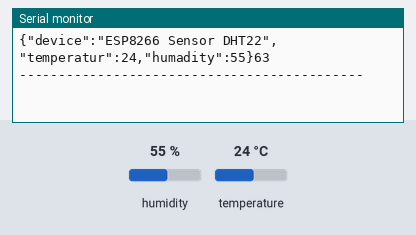
Bench run of a sketch on a simulated ESP8266 (NodeMCU). Parts: the last lines printed to the serial monitor. Inputs (shaded band) come from the test bench; at power-on: humidity 55 %, temperature 24 °C. WiFi joins after 1.5 s; servers stay silent unless stated; no MQTT or app messages arrive unless stated.

Above: at 18.0 s.
18.1 s: humidity set to 22 %
At 21.3 s:
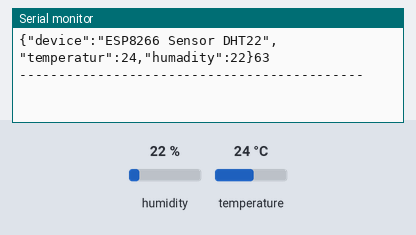
33.1 s: temperature set to 12 °C
At 41.3 s:
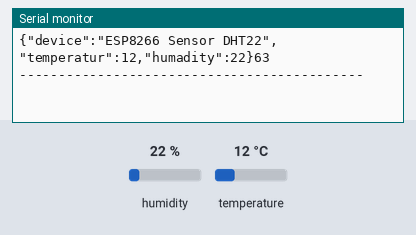
48.1 s: humidity set to 40 %
At 51.3 s:
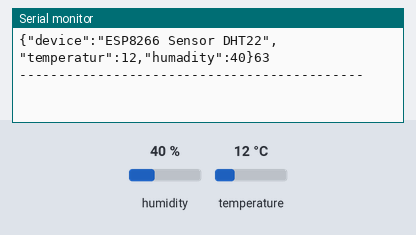
Timing chart, 0 to 52.8 s (numbered marks = the images above; inputs shaded):
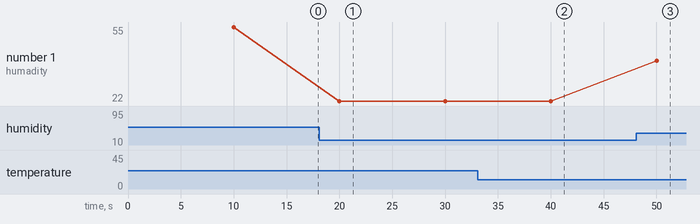

Measured:
- after the input at 18.1 s, the serial monitor: prints a new line after 1.9 s (image 1)
- after the input at 33.1 s, the serial monitor: prints a new line after 6.9 s (image 2)
- after the input at 48.1 s, the serial monitor: prints a new line after 1.9 s (image 3)
- plotted number 1: 22 → 40 after the input at 48.1 s

The sketch:

esp8266_dth22_mqtt_sensor_suhu.ino
```cpp
// (licence header left out)
#include "DHT.h"
#include <ESP8266WiFi.h>
#include <Ticker.h>
#include <AsyncMqttClient.h>
#include <ArduinoJson.h>

#define WIFI_SSID "Mama adelia"
#define WIFI_PASSWORD "uu311009"

// Raspberri Pi Mosquitto MQTT Broker
//#define MQTT_HOST IPAddress(192, 168, 1, XXX)
// For a cloud MQTT broker, type the domain name
#define MQTT_HOST "mqtt.telkomiot.id"
#define MQTT_PORT 1883

// Temperature MQTT Topics
#define MQTT_PUB_TEMP "v2.0/pubs/APP6356c38bde5a779890/DEV63d2c0fabbbd249223"
#define MQTT_PUB_HUM "v2.0/pubs/APP6356c38bde5a779890/DEV63d2c0fabbbd249223"

// Digital pin connected to the DHT sensor
#define DHTPIN D5

// Uncomment whatever DHT sensor type you're using
//#define DHTTYPE DHT11   // DHT 11
#define DHTTYPE DHT22   // DHT 22  (AM2302), AM2321
//#define DHTTYPE DHT21   // DHT 21 (AM2301)

// Initialize DHT sensor
DHT dht(DHTPIN, DHTTYPE);

// Variables to hold sensor readings
float temp;
float hum;
DynamicJsonDocument payload(1024);

AsyncMqttClient mqttClient;
Ticker mqttReconnectTimer;

WiFiEventHandler wifiConnectHandler;
WiFiEventHandler wifiDisconnectHandler;
Ticker wifiReconnectTimer;

unsigned long previousMillis = 0;   // Stores last time temperature was published
const long interval = 10000;        // Interval at which to publish sensor readings

void connectToWifi() {
  Serial.println("Connecting to Wi-Fi...");
  WiFi.begin(WIFI_SSID, WIFI_PASSWORD);
}

void onWifiConnect(const WiFiEventStationModeGotIP& event) {
  Serial.println("Connected to Wi-Fi.");
  connectToMqtt();
}

void onWifiDisconnect(const WiFiEventStationModeDisconnected& event) {
  Serial.println("Disconnected from Wi-Fi.");
  mqttReconnectTimer.detach(); // ensure we don't reconnect to MQTT while reconnecting to Wi-Fi
  wifiReconnectTimer.once(2, connectToWifi);
}

void connectToMqtt() {
  Serial.println("Connecting to MQTT...");
  mqttClient.connect();
}

void onMqttConnect(bool sessionPresent) {
  Serial.println("Connected to MQTT.");
  Serial.print("Session present: ");
  Serial.println(sessionPresent);
}

void onMqttDisconnect(AsyncMqttClientDisconnectReason reason) {
  Serial.println("Disconnected from MQTT.");

  if (WiFi.isConnected()) {
    mqttReconnectTimer.once(2, connectToMqtt);
  }
}

/*void onMqttSubscribe(uint16_t packetId, uint8_t qos) {
  Serial.println("Subscribe acknowledged.");
  Serial.print("  packetId: ");
  Serial.println(packetId);
  Serial.print("  qos: ");
  Serial.println(qos);
}

void onMqttUnsubscribe(uint16_t packetId) {
  Serial.println("Unsubscribe acknowledged.");
  Serial.print("  packetId: ");
  Serial.println(packetId);
}*/

void onMqttPublish(uint16_t packetId) {
  Serial.print("Publish acknowledged.");
  Serial.print("  packetId: ");
  Serial.println(packetId);
}

void setup() {
  Serial.begin(115200);
  Serial.println();

  dht.begin();

  wifiConnectHandler = WiFi.onStationModeGotIP(onWifiConnect);
  wifiDisconnectHandler = WiFi.onStationModeDisconnected(onWifiDisconnect);

  mqttClient.onConnect(onMqttConnect);
  mqttClient.onDisconnect(onMqttDisconnect);
  //mqttClient.onSubscribe(onMqttSubscribe);
  //mqttClient.onUnsubscribe(onMqttUnsubscribe);
  mqttClient.onPublish(onMqttPublish);
  mqttClient.setServer(MQTT_HOST, MQTT_PORT);
  // If your broker requires authentication (username and password), set them below
  mqttClient.setCredentials("b7cbbccae0abefc7", "cfe6c1aebfec3fdf");

  connectToWifi();
}

void loop() {
  unsigned long currentMillis = millis();
  // Every X number of seconds (interval = 10 seconds)
  // it publishes a new MQTT message
  if (currentMillis - previousMillis >= interval) {
    // Save the last time a new reading was published
    previousMillis = currentMillis;
    // New DHT sensor readings
    hum = dht.readHumidity();
    // Read temperature as Celsius (the default)
    temp = dht.readTemperature();
    // Read temperature as Fahrenheit (isFahrenheit = true)
    //temp = dht.readTemperature(true);

    /*
    // Publish an MQTT message on topic esp/dht/temperature
    uint16_t packetIdPub1 = mqttClient.publish(MQTT_PUB_TEMP, 1, true, String(temp).c_str());
    Serial.printf("Publishing on topic %s at QoS 1, packetId: %i ", MQTT_PUB_TEMP, packetIdPub1);
    Serial.printf("Message: %.2f \n", temp);

    // Publish an MQTT message on topic esp/dht/humidity
    uint16_t packetIdPub2 = mqttClient.publish(MQTT_PUB_HUM, 1, true, String(hum).c_str());
    Serial.printf("Publishing on topic %s at QoS 1, packetId %i: ", MQTT_PUB_HUM, packetIdPub2);
    Serial.printf("Message: %.2f \n", hum);
    */

    // Publish an MQTT message on topic temperature & humadity
    payload["device"] = "ESP8266 Sensor DHT22";
    payload["temperatur"] = temp;
    payload["humadity"] = hum;

    Serial.println("--------------------------------------------");
    char payload_mqtt[128];
    serializeJson(payload, payload_mqtt);
    uint16_t packetIdPub1 = mqttClient.publish(MQTT_PUB_TEMP, 1, true, payload_mqtt);
    Serial.printf("Publishing on topic %s at QoS 1, packetId: %i ", MQTT_PUB_TEMP, packetIdPub1);
    Serial.println("");
    Serial.println(serializeJson(payload, Serial));
    Serial.println("--------------------------------------------");
  }
}
```
